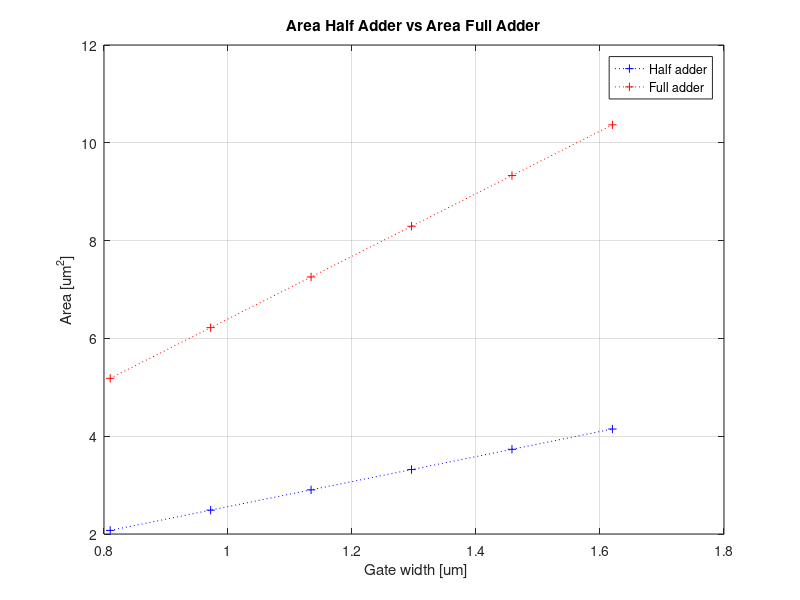
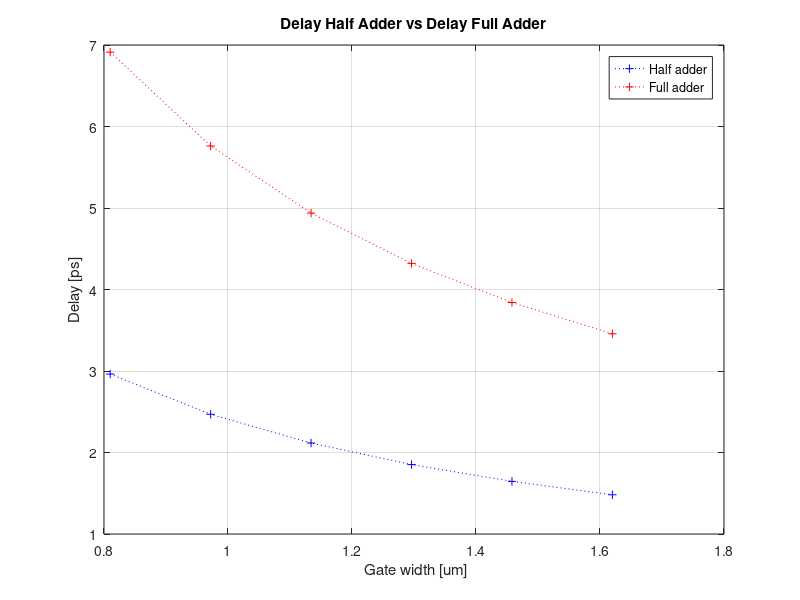
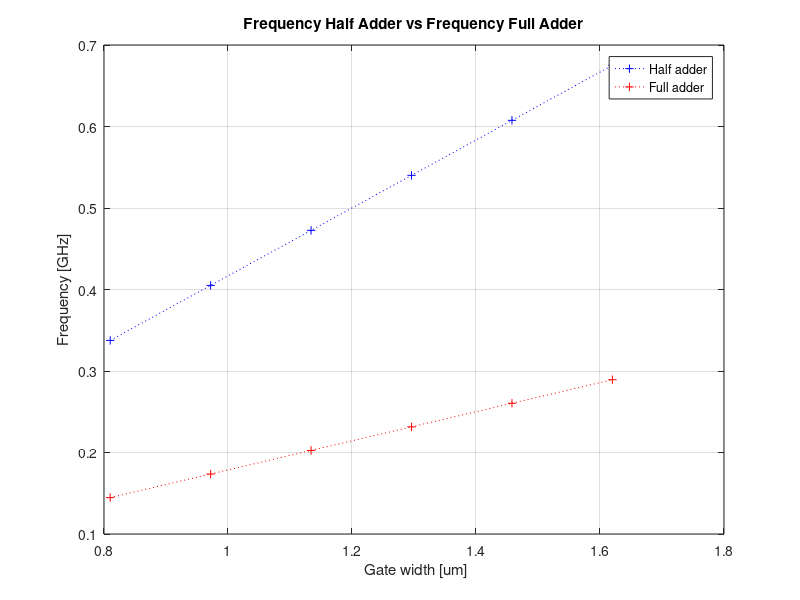
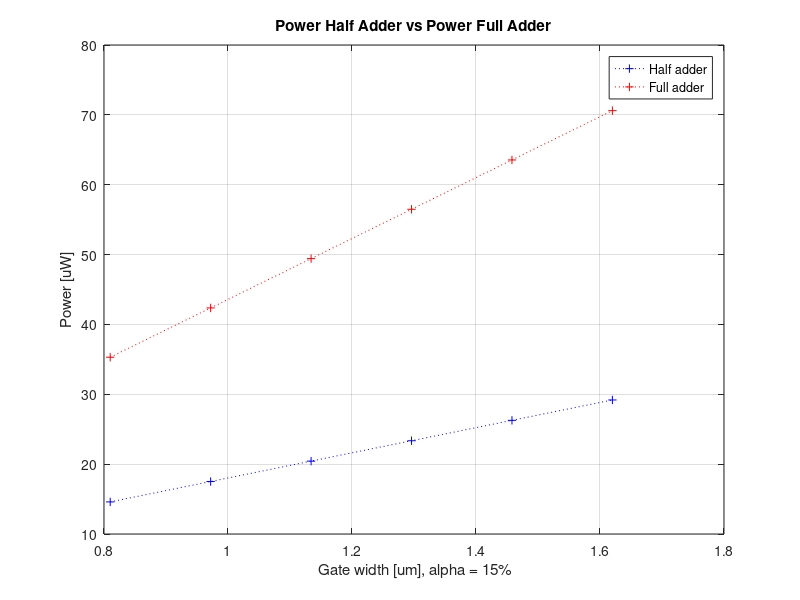

Reproduce these figures in MATLAB, in order.
clc;
close all;
clear all;

%% PARAMETER
%the default values of parameter are referred to the roadmap 2009 , years
%2011
lambda =1;                  %referred to the rules design
L_eff =27*10^( -3);         %um %the effective length of the gate
L_s_d = lambda * L_eff ;    %source length equal to drain length
L = L_eff + 2* L_s_d ;      %total length
interc_override = 0.15;         %15% of interconnetion override       
alpha = 0.15; %activity factor
vdd = 1;                    %V
Wgate = [10*L 10*L*1.2 10*L*1.4 10*L*1.6 10*L*1.8 10*L*2];               
                            %um width of NMOS W_n =10* L;
W_n = Wgate ;               %um
beta =1.29;
W_p = beta * Wgate ;        %um width of PMOS W_p =1.29* W_n ;

Cj0n =2.7*10^(-3);      %pf/um ^2 N- MOS junction capacitance per unit ...
                        % area under zero - bias conditions
Cj0p =3.3*10^(-3);      %pF/um ^2 P- MOS junction capacitance per unit ...
                        % area under zero - bias conditions

Cjswn = 9.2*10^( -10);  %F/m N-MOS sidewall junction capacitance
Cjswp =8*10^( -10);     %F/m P-MOS sidewall junction capacitance
Cgd0n =1.35*10^( -10);  %F/m N-MOS overlap capacitance between gate ...
                        %and drain per unit transistor width

Cgd0p =1*10^( -10);     %F/m P-MOS overlap capacitance between gate and ...
                        % drain per unit transistor width
Mjn = 0.38;
Mjp = 0.45;
Mswn = 0.22;
Mswp = 0.265;
Pbn = 0.85;
Pbp = 0.87;
Pbswn = 0.67;
Pbswp = 0.76;
k = 10;
Cox = 4.6041e-06; %pf/um ^2
n_fan_out = 4; %Nand with two input is loaded with four identical inverter
               %Source and drain diffusion length
lungh_diff =2.5* L_eff ; %um

% nMOS source and drain diffusion capacitance
Cbottom_n = lungh_diff * Cj0n *(1+ vdd /(2* Pbn ))^( - Mjn ); %pF/um

% nMOS source and drain sidewall capacitance
Csidewall_n =1e6* Cjswn *(1+ vdd /(2* Pbswn ))^( - Mswn );   %pF/um

% pMOS source and drain diffusion capacitance
Cbottom_p = lungh_diff * Cj0p *(1+ vdd /(2* Pbp ))^( - Mjp ); %pF/um

% pMOS source and drain sidewall capacitance
Csidewall_p =1e6* Cjswp *(1+ vdd /(2* Pbswp ))^( - Mswp );   %pF/um

WD=k* L_eff ;
perim_N =2* lungh_diff +WD;
perim_P =2* lungh_diff +2* WD;
Cjn= Cbottom_n *WD+ Csidewall_n * perim_N ; %pF
Cjp= Cbottom_p *2* WD+ Csidewall_p * perim_P ; %pF
Coverlap_n =1e6* Cgd0n ; %pF/um
Coverlap_p =1e6* Cgd0p ; %pF/um
Cin = Cox* L_eff*1e-3*2* W_n + Cox * L_eff*1e-3* W_p + ...
2* Coverlap_n +2* Coverlap_p; %pF

Cout = Cjn + 2* Cjp;                    %pF
Cl_nand = Cin* n_fan_out ;              %pF   %NAND load capacitance
cap_nand = ( Cout +Cl_nand )*10^(3);   %fF   %capacitance of NAND2
ioff_n =  26*10^( -1)* W_n;    %uA
ioff_p =  7.9*10^( -1)* W_p;   %uA
igate_n = 22*10^(-2)* W_n ;    %uA
igate_p = 14*10^(-2)* W_p ;    %uA
i_NAND =  4.24* W_n;           %mA

%% HALF ADDER
%% HALF ADDER AREA ANALYSIS

%%%%%%%%%%%%% SINGLE GATES AREA %%%%%%%%%%%%%
%the 2 input NAND gate in CMOS technology comprehends:
%2 nMOS and 2 pMOS
one_nand_area = 2*L.*(W_n + W_p)*(1 + interc_override); %um^2

%the XOR gate - whose output corresponds to the SUM bit
%is equivalent to 4 NAND gates
one_xor_area = 4*one_nand_area; %um^2

%the AND gate - whose output corresponds to the CARRY bit - can be seen as
%2 NAND gates
one_and_area = 2*one_nand_area; %um^2

%%%%%%%%%%%%% HALF ADDER AREA %%%%%%%%%%%%%
%the total area of the half adder with this configuration corresponds to:
area_half_adder = one_xor_area + one_and_area; %um^2

%% HALF ADDER TIMING ANALYSIS

%%%%%%%%%%%%% SUM BIT %%%%%%%%%%%%%

%the critical path of the sum corresponds to the delay of the
%XOR gate (represented as 4 NAND gates)
%with this configuration, the critical path of the XOR gate is the delay
%of 3 NAND gates

%the delay of a single NAND gate is
t_nand = (cap_nand.*vdd)./i_NAND; %ps

%that means that the delay of the XOR gate is
t_xor = 3*t_nand;               %ps
t_half_adder_sum_bit = t_xor;   %ps

%%%%%%%%%%%%% CARRY BIT %%%%%%%%%%%%%

%the delay of the AND gate is then
t_and = 2*t_nand;               %ps
t_half_adder_carry_bit = t_and; %ps

%we assume that the delay of the critical path (which is the inverse of the
%maximum allowed frequency) is the maximum delay between the sum bit path
%and the carry bit path

%%%%%%%%%%%%% MAXIMUM FREQUENCY %%%%%%%%%%%%%
t_max_half_adder = max(t_half_adder_carry_bit, t_half_adder_sum_bit); %ps
freq_allowed_half_adder = 1./t_max_half_adder;

%% HALF ADDER POWER ANALYSIS

%%%%%%%%%%%%% DYNAMIC POWER %%%%%%%%%%%%%

%the power consumption is estimated as the sum of the static power and the
%dynamic power of the circuit

%the dynamic power of the half adder can be estimated as the sum of the
%dynamic power of the XOR gate and the dynamic power of the AND gate

%the dynamic power is defined as the product of the switching activity
%of the gate times the square of the supply voltage, times the
%capacitance of the gate, times the frequency

%the dynamic power of the xor gate is
cap_xor = 4*cap_nand;                                               %pF
P_dyn_xor_half_adder = alpha*vdd^2.*cap_xor.*freq_allowed_half_adder; %uW

%the dynamic power of the and gate is
cap_and = 2*cap_nand;                                               %pF
P_dyn_and_half_adder = alpha*vdd^2.*cap_and.*freq_allowed_half_adder; %uW

%the overall dynamic power of the half adder is
P_dyn_half_adder = P_dyn_xor_half_adder + P_dyn_and_half_adder; %uW

%%%%%%%%%%%%% STATIC POWER %%%%%%%%%%%%%

%the static power is given by two contributions: the subthreshold
%leakage (Ioff) and the gate leakage (Igate).
%assuming that the probability associated to the gate NAND is 25% for each
%case, the static current is given by:
a = 0.25;
i_stat_nand = a*(ioff_n +2*igate_p )+a *(ioff_n + igate_p)+... 
    a*(ioff_n + igate_n+igate_p )+a *(2*ioff_p+2*igate_n ); %uA
%the overall static current of the XOR gate is computed considering 4 NAND
%gates
i_stat_xor = 4*i_stat_nand; %uA

%instead, the overall static current of the AND gate is given by the
%static current of the first NAND gate and the static current of the second
%NAND gate; this one though as only two possible input configuration: 00
%and 11 (it behaves like an inverter gate); 
%therefore, the overall current will be:
b = 0.5;                    %assuming 50% probability for each input 
                            %configuration
i_stat_nand_as_inv = b*(ioff_n + 2*igate_p + 2*ioff_p + 2*igate_n); %uA
i_stat_and = i_stat_nand + i_stat_nand_as_inv;

%the overall static power is computed as the supply voltage times the sum
%of the overall static currents
i_stat_half_adder = i_stat_xor + i_stat_and;
P_stat_half_adder = vdd*i_stat_half_adder; %uW

%the overall power dissipated by the half adder is, as a consequence:
P_tot_half_adder = P_dyn_half_adder + P_stat_half_adder; %uW

%% FULL ADDER
%% FULL ADDER AREA ANALYSIS

%the full adder circuit includes two full adders and an OR gate for the
%computation of the carry bit
%the OR gate is equivalent to three NAND gates
%the area of an OR gate with NAND configuration is
one_or_area = 3*one_nand_area; %um^2

%while the overall area of the full adder is equal to
area_full_adder = 2*area_half_adder + one_or_area; %um^2

%% FULL ADDER TIMING ANALYSIS

%%%%%%%%%%%%% SUM BIT %%%%%%%%%%%%%

%the overall critical path for the computation of the sum bit in a full
%adder is two times the critical path of the half adder for the computation
%of the sum bit
t_full_adder_sum_bit = 2*t_half_adder_sum_bit;    %ps

%%%%%%%%%%%%% CARRY BIT %%%%%%%%%%%%%

%instead, the overall critical path for the computation of the carry bit in
%a full adder is the sum of the delay for the computation of the sum bit
%(first stage), the delay for the computation of the carry bit (second
%stage) and the delay of the OR gate

%the delay of the OR gate with NAND configuration is the delay of 2 NAND
%gates
t_or = 2*t_nand; %ps
t_full_adder_carry_bit = t_half_adder_sum_bit + t_half_adder_carry_bit +...
    t_or;        %ps

%%%%%%%%%%%%% MAXIMUM FREQUENCY %%%%%%%%%%%%%

%the maximum allowed frequency is the inverse of the maximum of the two
%computed delays
t_max_full_adder = max(t_full_adder_carry_bit, t_full_adder_sum_bit); %ps
freq_allowed_full_adder = 1./t_max_full_adder;

%% FULL ADDER POWER ANALYSIS

%%%%%%%%%%%%% DYNAMIC POWER %%%%%%%%%%%%%

%the dynamic power of the full adder is the sum of the dynamic power of the
%two half adders plus the dynamic power of the OR gate

%since the OR gate is formed by 3 NAND gates, the overall capacitance is
cap_or = 3*cap_nand; %pF

%the dynamic power of the OR gate is
P_dyn_or = alpha.*vdd^2.*cap_or.*freq_allowed_full_adder; %uW

%overall, the dynamic power of the full adder is
P_dyn_xor_full_adder = alpha.*vdd^2.*cap_xor.*freq_allowed_full_adder; %uW
P_dyn_and_full_adder = alpha.*vdd^2.*cap_and.*freq_allowed_half_adder; %uW

P_dyn_full_adder = 2*(P_dyn_xor_full_adder + P_dyn_and_full_adder) + ...
                      P_dyn_or; %uW

%%%%%%%%%%%%% STATIC POWER %%%%%%%%%%%%%

%the static current of the full adder is 2 times the static current of a
%single full adder plus the static current of the OR gate with NAND
%configuration

%the OR gate with NAND configuration shows that the first 2 NAND gates
%behave as an inverter (allowing only a 00 or 11 input configuration);
%therefore, the overall static current of the OR gate is
i_stat_or = 2*i_stat_nand_as_inv + i_stat_nand;

%the overall static current is
i_stat_full_adder = 2*i_stat_half_adder + i_stat_or;

%the overall static power is:
P_stat_full_adder = vdd*i_stat_full_adder;

%finally, the overall power dissipated by the full adder is the sum of
%static and dynamic power
P_tot_full_adder = P_dyn_full_adder + P_stat_full_adder;

%% PLOTTING RESULTS

%%%%%%%%%%%%% AREA %%%%%%%%%%%%%

figure;
plot(Wgate, area_half_adder, 'b+:');
hold on;
plot(Wgate, area_full_adder, 'r+:');
grid on;

legend ({'Half adder','Full adder'})
title (' Area Half Adder vs Area Full Adder ')
xlabel (' Gate width [um]')
ylabel (' Area [um^2] ')

%%%%%%%%%%%%% TIMING %%%%%%%%%%%%%

figure;
plot(Wgate, t_max_half_adder, 'b+:');
hold on;
plot(Wgate, t_max_full_adder, 'r+:');
grid on;

legend ({'Half adder','Full adder'})
title (' Delay Half Adder vs Delay Full Adder ')
xlabel (' Gate width [um]')
ylabel (' Delay [ps] ')


figure;
plot(Wgate, freq_allowed_half_adder, 'b+:');
hold on;
plot(Wgate, freq_allowed_full_adder, 'r+:');
grid on;

legend ({'Half adder','Full adder'})
title (' Frequency Half Adder vs Frequency Full Adder ')
xlabel (' Gate width [um]')
ylabel (' Frequency [GHz] ')

%%%%%%%%%%%%% POWER %%%%%%%%%%%%%
%%%%%%%%%%%%% POWER - Fixed alpha %%%%%%%%%%%%%
%%%%%%%%%%%%% Using alpha = 0.15 %%%%%%%%%%%%%
figure;
plot(Wgate, P_tot_half_adder, 'b+:');
hold on;
plot(Wgate, P_tot_full_adder, 'r+:');
grid on;

legend ({'Half adder','Full adder'})
title (' Power Half Adder vs Power Full Adder ')
xlabel (' Gate width [um], alpha = 15%')
ylabel (' Power [uW] ')

%%%%%%%%%%%%% POWER - Fixed width %%%%%%%%%%%%%
%%%%%%%%%%%%% Using Wgate = 10*L %%%%%%%%%%%%%
alpha_array = [0.15 0.3 0.45 0.6 0.75 0.9];
P_dyn_half_adder_new = P_dyn_half_adder(1)/alpha.*alpha_array;
P_dyn_full_adder_new = P_dyn_full_adder(1)/alpha.*alpha_array;

P_tot_half_adder_new = P_dyn_half_adder_new + P_stat_half_adder;
P_tot_full_adder_new = P_dyn_full_adder_new + P_stat_full_adder;

figure;
plot(alpha_array*100, P_tot_half_adder_new, 'b+:');
hold on;
plot(alpha_array*100, P_tot_full_adder_new, 'r+:');
grid on;

legend ({'Half adder','Full adder'})
title (' Power Half Adder vs Power Full Adder ')
xlabel (' Switching activity [%], Gate width = 10*L [um]')
ylabel (' Power [uW] ')
